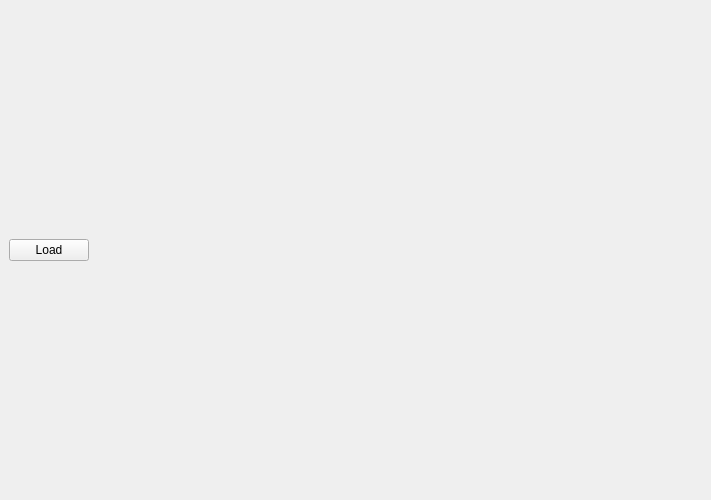
<?xml version="1.0" encoding="UTF-8"?>
<ui version="4.0">
 <class>Form</class>
 <widget class="QWidget" name="Form">
  <property name="geometry">
   <rect>
    <x>0</x>
    <y>0</y>
    <width>711</width>
    <height>500</height>
   </rect>
  </property>
  <property name="minimumSize">
   <size>
    <width>450</width>
    <height>500</height>
   </size>
  </property>
  <property name="maximumSize">
   <size>
    <width>1200</width>
    <height>500</height>
   </size>
  </property>
  <property name="windowTitle">
   <string>Form</string>
  </property>
  <property name="autoFillBackground">
   <bool>false</bool>
  </property>
  <layout class="QVBoxLayout" name="mainLayout">
   <property name="spacing">
    <number>0</number>
   </property>
   <property name="leftMargin">
    <number>0</number>
   </property>
   <property name="topMargin">
    <number>0</number>
   </property>
   <property name="rightMargin">
    <number>0</number>
   </property>
   <property name="bottomMargin">
    <number>0</number>
   </property>
   <item>
    <widget class="QWidget" name="toolbar" native="true">
     <property name="maximumSize">
      <size>
       <width>16777215</width>
       <height>50</height>
      </size>
     </property>
     <layout class="QHBoxLayout" name="toolbarLayout">
      <item>
       <widget class="QPushButton" name="loadButton">
        <property name="maximumSize">
         <size>
          <width>100</width>
          <height>16777215</height>
         </size>
        </property>
        <property name="text">
         <string>Load</string>
        </property>
       </widget>
      </item>
      <item>
       <spacer name="horizontalSpacer">
        <property name="orientation">
         <enum>Qt::Horizontal</enum>
        </property>
        <property name="sizeHint" stdset="0">
         <size>
          <width>40</width>
          <height>20</height>
         </size>
        </property>
       </spacer>
      </item>
     </layout>
    </widget>
   </item>
  </layout>
 </widget>
 <resources/>
 <connections/>
</ui>
